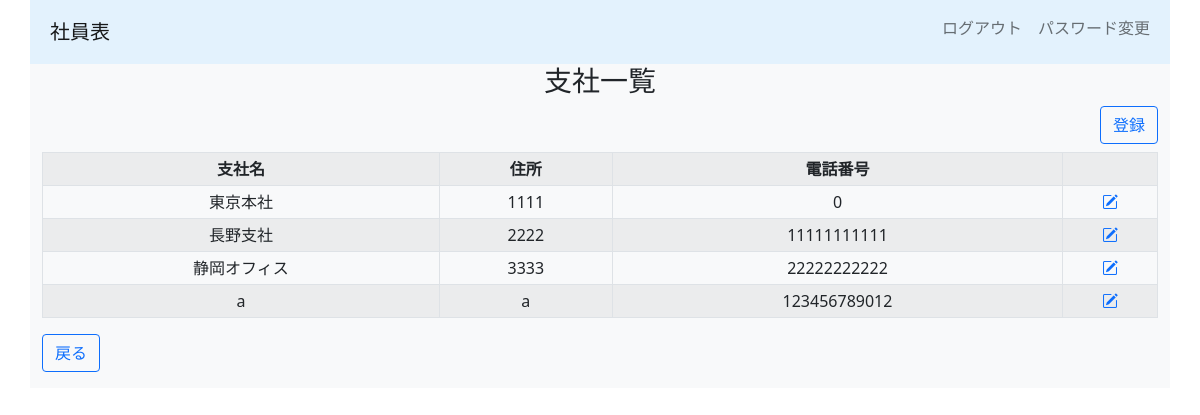
Screenshot of /branch_view (signed in) with the database file from the repository.
### employee_list_app/models.py (models this page shows, shortened)
class Branch(models.Model):
    name = models.CharField(max_length=30, verbose_name="支社名")
    address = models.CharField(max_length=255, verbose_name="住所")
    tel_regex = RegexValidator(regex=r'^[0-9]+$', message="電話番号は'-'なしで入力してください")
    tel = models.CharField(validators=[tel_regex], max_length=12, verbose_name="電話番号")
    class Meta:
        verbose_name = "支社"
        verbose_name_plural = "支社一覧"

### employee_list_app/views.py (the view)
# urls.py: path("branch_view", BranchView.as_view(), name="branch_view"),
class BranchView(ListView):
    template_name = "employee_list/branch_view.html"
    model = Branch

### Template/employee_list/branch_view.html (shortened to what this page needs)
{% extends "base.html" %}
{% block content %}
<h3 class="text-center">支社一覧</h3>
<div class="text-end">
    <a class="btn btn-outline-primary col-auto mb-2" href="{% url 'branch_add' %}" role="button">登録</a>
</div>
<div class="justify-content-center">
    <table class="table table-striped table-bordered table-sm align-middle text-center">
        <th>支社名</th>
        <th>住所</th>
        <th>電話番号</th>
        <th></th>
        {% for brn in object_list %}
        <tr>
            <td>{{ brn.name }}</td>
            <td>{{ brn.address }}</td>
            <td>{{ brn.tel }}</td>
            <td><a href="{% url 'branch_edit' brn.pk %}"><i class="bi bi-pencil-square"></i></a></td>
        </tr>
        {% endfor %}
    </table>
</div>
<a class="btn btn-outline-primary mb-3" href="{% url 'index' %}">戻る</a>
{% endblock %}

### rows the page displays
Branch: name "東京本社", address "1111", tel "0"
Branch: name "長野支社", address "2222", tel "11111111111"
Branch: name "静岡オフィス", address "3333", tel "22222222222"
Branch: name "a", address "a", tel "123456789012"
